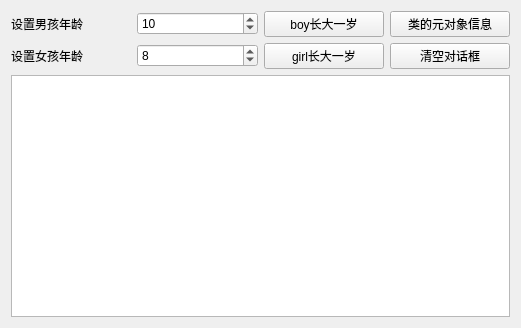
<?xml version="1.0" encoding="UTF-8"?>
<ui version="4.0">
 <class>Widget</class>
 <widget class="QWidget" name="Widget">
  <property name="geometry">
   <rect>
    <x>0</x>
    <y>0</y>
    <width>521</width>
    <height>328</height>
   </rect>
  </property>
  <property name="windowTitle">
   <string>Widget</string>
  </property>
  <layout class="QGridLayout" name="gridLayout_2">
   <item row="0" column="0">
    <layout class="QGridLayout" name="gridLayout">
     <item row="0" column="0">
      <widget class="QLabel" name="label">
       <property name="text">
        <string>设置男孩年龄</string>
       </property>
      </widget>
     </item>
     <item row="0" column="1">
      <widget class="QSpinBox" name="spinBoxBoy">
       <property name="value">
        <number>10</number>
       </property>
      </widget>
     </item>
     <item row="0" column="2">
      <widget class="QPushButton" name="btnBoyInc">
       <property name="text">
        <string>boy长大一岁</string>
       </property>
      </widget>
     </item>
     <item row="0" column="3">
      <widget class="QPushButton" name="btnClassInfo">
       <property name="text">
        <string>类的元对象信息</string>
       </property>
      </widget>
     </item>
     <item row="1" column="0">
      <widget class="QLabel" name="label_2">
       <property name="text">
        <string>设置女孩年龄</string>
       </property>
      </widget>
     </item>
     <item row="1" column="1">
      <widget class="QSpinBox" name="spinBoxGirl">
       <property name="value">
        <number>8</number>
       </property>
      </widget>
     </item>
     <item row="1" column="2">
      <widget class="QPushButton" name="btnGirlInc">
       <property name="text">
        <string>girl长大一岁</string>
       </property>
      </widget>
     </item>
     <item row="1" column="3">
      <widget class="QPushButton" name="btnClear">
       <property name="text">
        <string>清空对话框</string>
       </property>
      </widget>
     </item>
    </layout>
   </item>
   <item row="1" column="0">
    <widget class="QPlainTextEdit" name="txtEdit"/>
   </item>
  </layout>
 </widget>
 <resources/>
 <connections>
  <connection>
   <sender>btnClear</sender>
   <signal>clicked()</signal>
   <receiver>txtEdit</receiver>
   <slot>clear()</slot>
   <hints>
    <hint type="sourcelabel">
     <x>449</x>
     <y>60</y>
    </hint>
    <hint type="destinationlabel">
     <x>260</x>
     <y>199</y>
    </hint>
   </hints>
  </connection>
 </connections>
</ui>
